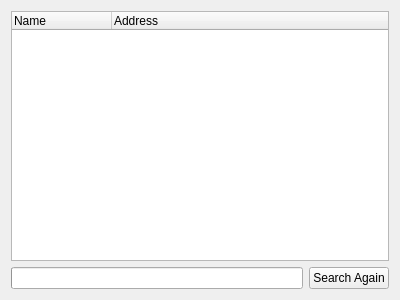
<?xml version="1.0" encoding="UTF-8"?>
<ui version="4.0">
 <class>DeviceSearchView</class>
 <widget class="QWidget" name="DeviceSearchView">
  <property name="geometry">
   <rect>
    <x>0</x>
    <y>0</y>
    <width>400</width>
    <height>300</height>
   </rect>
  </property>
  <property name="windowTitle">
   <string>Form</string>
  </property>
  <layout class="QGridLayout" name="gridLayout">
   <item row="1" column="0" colspan="2">
    <widget class="QTreeWidget" name="treeWidget">
     <column>
      <property name="text">
       <string>Name</string>
      </property>
     </column>
     <column>
      <property name="text">
       <string>Address</string>
      </property>
     </column>
    </widget>
   </item>
   <item row="2" column="0">
    <widget class="QProgressBar" name="progressBar"/>
   </item>
   <item row="2" column="1">
    <widget class="QPushButton" name="searchAgain">
     <property name="text">
      <string>Search Again</string>
     </property>
    </widget>
   </item>
  </layout>
 </widget>
 <resources/>
 <connections/>
</ui>
